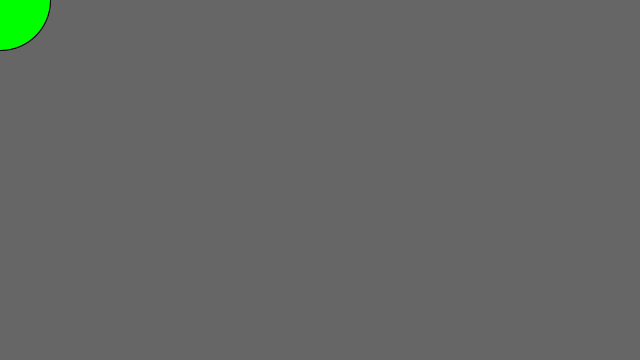
Frame 1 (no input)
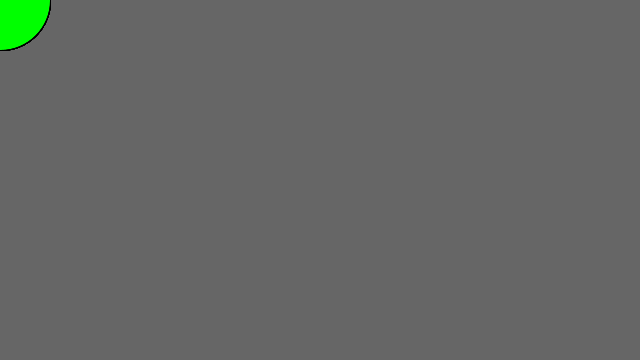
Frame 60 (the mouse pressed at the canvas centre just before this capture)
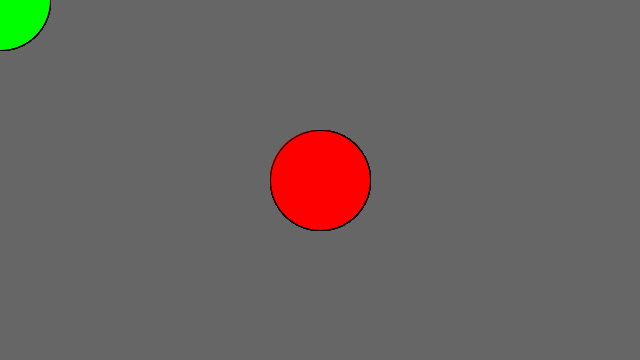
Frame 120 (the mouse held since frame 60 and released just before this capture)

The Processing sketch that drew these frames (run headless with seeded random() and noise(); from frame 60 on, the mouse is pressed at the canvas centre):

// Processing sketch: c03_mouse2
// ── c03_mouse2.pde
void setup() {
  size(640, 360);
  background(102);
  stroke(0);
}

void draw() {  
  if (mousePressed) fill(#FF0000);
  else fill(#00FF00);
  
  ellipse(mouseX, mouseY, 100, 100);
}
